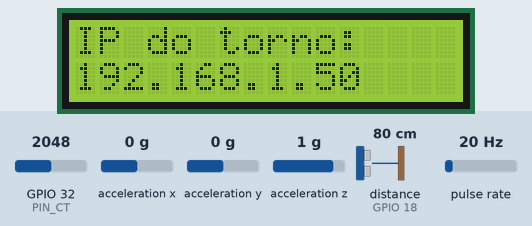
Recording of a sketch running on a simulated ESP32. Parts: 16×2 character LCD. Wiring (inferred from the names in the program): ultrasonic range finder: trigger GPIO 5; echo GPIO 18; pulse sensor: data GPIO 25; MPU-6050 motion sensor at I2C address 0x68. The test bench sets the inputs (shaded band); at power-on: GPIO 32 (PIN_CT) = 2048, acceleration x 0 g, acceleration y 0 g, acceleration z 1 g, distance to the obstacle (sensor on GPIO 18) 80 cm, pulse rate 20 Hz. The echo pulse lasts 58.3 µs per cm; WiFi joins after 1.5 s; servers stay silent unless stated; what the sketch prints to the serial monitor is not drawn.

Above: at 1.7 s.

The sketch:

torno_lathevision_esp32.ino
```cpp
/*
 * LATHEVISION - ESP32 -> servidor web (HTTP) no IP local -> painel
 *
 * Sensores:
 *   - SCT-013 (corrente elétrica)   -> GPIO 32 (ADC)
 *   - MPU6050 (vibração)            -> I2C: SDA 21, SCL 22
 *   - Display LCD 16x2 I2C          -> mesmo I2C (SDA 21, SCL 22), endereço 0x27 ou 0x3F
 *   - Encoder (velocidade / RPM)    -> GPIO 25 (canal A)
 *   - HC-SR04 (nível de óleo)       -> TRIG 5, ECHO 18
 *
 * O ESP32 vira um site simples na porta 80 (HTTP comum):
 *   http://<IP do ESP32>/        -> o próprio painel LatheVision (arquivo painel.h)
 *   http://<IP do ESP32>/dados   -> as leituras em JSON, atualizadas a cada 1 segundo:
 *     {"vibracao":0.350,"corrente":7.40,"rpm":1400,"oleo_cm":12.3,"rssi":-58}
 * O painel pede /dados a cada segundo. A rota /dados libera o acesso (CORS), então
 * o painel também funciona aberto como arquivo no computador (index.html).
 *
 * O IP aparece no display LCD e no Monitor Serial depois que o Wi-Fi conecta.
 *
 * Bibliotecas (Gerenciador de Bibliotecas da Arduino IDE):
 *   - "LiquidCrystal I2C" de Frank de Brabander
 *   (WiFi, WebServer e Wire já vêm com a placa ESP32)
 * Placa: ESP32 Dev Module (ESP32 DevKit V1).
 */

#include <WiFi.h>
#include <WebServer.h>
#include <Wire.h>
#include <LiquidCrystal_I2C.h>
#include "painel.h"   // o painel (index.html) guardado dentro do ESP32

// ---------------- Rede ----------------
const char* WIFI_SSID  = "SUA_REDE";
const char* WIFI_SENHA = "SUA_SENHA";   // não envie o código com a senha real para o GitHub

// (Opcional) IP fixo, para o IP não mudar quando o roteador reiniciar.
// Deixe USAR_IP_FIXO = false para receber o IP do roteador (DHCP).
const bool USAR_IP_FIXO = false;
IPAddress IP_FIXO(192, 168, 0, 50);
IPAddress GATEWAY(192, 168, 0, 1);
IPAddress MASCARA(255, 255, 255, 0);

// ---------------- Pinos ----------------
const int PIN_TRIG = 5;    // HC-SR04 (óleo)
const int PIN_ECHO = 18;
const int PIN_ENC  = 25;   // encoder
const int PIN_CT   = 32;   // SCT-013 (ADC)
const int PIN_SDA  = 21;   // I2C (MPU6050 + LCD)
const int PIN_SCL  = 22;
const int MPU_ADDR = 0x68; // MPU6050

// ---------------- Display LCD ----------------
const int LCD_COLUNAS = 16;
const int LCD_LINHAS  = 2;
// O endereço do LCD é descoberto sozinho (0x27 ou 0x3F, os mais comuns).

// ---------------- Calibração ----------------
const int   PPR              = 20;    // pulsos do encoder por volta (confira na ficha do seu encoder)
const float AMPERES_POR_VOLT = 30.0;  // SCT-013-030 = 30 A : 1 V (ajuste ao seu modelo)
const float LSB_POR_G        = 16384.0; // MPU6050 na escala de ±2 g

// ---------------- Estado ----------------
volatile unsigned long pulsos = 0;
unsigned long pulsosAnteriores = 0;
unsigned long ultimoCalculo = 0;
unsigned long ultimaLeitura = 0;
char jsonAtual[200] = "{}";   // última leitura, entregue em /dados

WebServer servidor(80);
LiquidCrystal_I2C* lcd = nullptr;   // fica nullptr se nenhum LCD for encontrado

void IRAM_ATTR contarPulso() {
  pulsos++;
}

// ================= Display LCD =================
bool existeNoI2C(uint8_t endereco) {
  Wire.beginTransmission(endereco);
  return Wire.endTransmission() == 0;
}

void iniciarLCD() {
  uint8_t endereco = 0;
  if (existeNoI2C(0x27)) endereco = 0x27;
  else if (existeNoI2C(0x3F)) endereco = 0x3F;

  if (endereco == 0) {
    Serial.println("[LCD] Nenhum display encontrado (0x27 / 0x3F). Seguindo sem LCD.");
    return;
  }
  lcd = new LiquidCrystal_I2C(endereco, LCD_COLUNAS, LCD_LINHAS);
  lcd->init();
  lcd->backlight();
  Serial.printf("[LCD] Display encontrado no endereço 0x%02X\n", endereco);
}

// Escreve duas linhas no LCD (corta o que passar de 16 caracteres)
void lcdMostrar(const String& linha1, const String& linha2) {
  if (!lcd) return;
  lcd->clear();
  lcd->setCursor(0, 0);
  lcd->print(linha1.substring(0, LCD_COLUNAS));
  lcd->setCursor(0, 1);
  lcd->print(linha2.substring(0, LCD_COLUNAS));
}

// ================= Wi-Fi =================
void conectarWiFi() {
  WiFi.mode(WIFI_STA);
  WiFi.setSleep(false);   // responde mais rápido ao painel
  if (USAR_IP_FIXO) WiFi.config(IP_FIXO, GATEWAY, MASCARA, GATEWAY);
  WiFi.begin(WIFI_SSID, WIFI_SENHA);

  lcdMostrar("Conectando Wi-Fi", WIFI_SSID);
  Serial.print("Conectando ao Wi-Fi");
  while (WiFi.status() != WL_CONNECTED) {
    delay(500);
    Serial.print(".");
  }

  String ip = WiFi.localIP().toString();
  Serial.println(" OK");
  Serial.println("Painel: digite este IP no painel ou abra http://" + ip + "/ no navegador");
  lcdMostrar("IP do torno:", ip);
}

// ================= Servidor web =================
// Cabeçalhos que deixam o painel aberto como arquivo (ou de outro endereço) ler os dados
void liberarAcesso() {
  servidor.sendHeader("Access-Control-Allow-Origin", "*");
  servidor.sendHeader("Access-Control-Allow-Methods", "GET, OPTIONS");
  servidor.sendHeader("Access-Control-Allow-Headers", "*");
  servidor.sendHeader("Access-Control-Allow-Private-Network", "true");
  servidor.sendHeader("Cache-Control", "no-store");
}

void rotaPainel() {
  // send_P lê direto da memória flash, sem copiar o painel inteiro para a RAM
  servidor.send_P(200, "text/html; charset=utf-8", PAINEL_HTML, sizeof(PAINEL_HTML) - 1);
}

void rotaDados() {
  liberarAcesso();
  servidor.send(200, "application/json", jsonAtual);
}

void rotaPreflight() {   // pedido de "permissão" que alguns navegadores fazem antes
  liberarAcesso();
  servidor.send(204);
}

void rotaNaoEncontrada() {
  liberarAcesso();
  servidor.send(404, "text/plain; charset=utf-8", "Nao encontrado. Use / (painel) ou /dados.");
}

void iniciarServidor() {
  servidor.on("/", HTTP_GET, rotaPainel);
  servidor.on("/dados", HTTP_GET, rotaDados);
  servidor.on("/dados", HTTP_OPTIONS, rotaPreflight);
  servidor.onNotFound(rotaNaoEncontrada);
  servidor.begin();
  Serial.println("[WEB] Servidor iniciado na porta 80");
}

// ================= Nível de óleo (HC-SR04) =================
float lerDistanciaCm() {
  digitalWrite(PIN_TRIG, LOW);
  delayMicroseconds(2);
  digitalWrite(PIN_TRIG, HIGH);
  delayMicroseconds(10);
  digitalWrite(PIN_TRIG, LOW);

  long duracao = pulseIn(PIN_ECHO, HIGH, 30000); // timeout de 30 ms (~5 m)
  if (duracao == 0) return -1;                    // sem eco
  return duracao * 0.0343 / 2.0;
}

// ================= Velocidade (encoder) =================
float lerRPM() {
  unsigned long agora = millis();
  unsigned long dt = agora - ultimoCalculo;

  noInterrupts();
  unsigned long atual = pulsos;
  interrupts();

  float rpm = 0;
  if (dt > 0) {
    rpm = ((atual - pulsosAnteriores) / (float)PPR) * (60000.0 / dt);
  }
  pulsosAnteriores = atual;
  ultimoCalculo = agora;
  return rpm;
}

// ================= Corrente (SCT-013) =================
// Mede o valor RMS da parte alternada do sinal (sem o nível de 1,65 V do divisor de tensão)
float lerCorrente() {
  const int N = 2000;
  double soma = 0, soma2 = 0;

  for (int i = 0; i < N; i++) {
    double mv = analogReadMilliVolts(PIN_CT);
    soma += mv;
    soma2 += mv * mv;
  }

  double media = soma / N;
  double variancia = soma2 / N - media * media;
  if (variancia < 0) variancia = 0;

  double vrms = sqrt(variancia) / 1000.0; // volts
  return vrms * AMPERES_POR_VOLT;
}

// ================= Vibração (MPU6050) =================
void iniciarMPU() {
  Wire.beginTransmission(MPU_ADDR);
  Wire.write(0x6B);  // PWR_MGMT_1
  Wire.write(0);     // acorda o sensor
  Wire.endTransmission(true);
}

int16_t lerInt16() {
  uint8_t hi = Wire.read();
  uint8_t lo = Wire.read();
  return (int16_t)((hi << 8) | lo);
}

bool lerAceleracao(float &x, float &y, float &z) {
  Wire.beginTransmission(MPU_ADDR);
  Wire.write(0x3B);  // ACCEL_XOUT_H
  if (Wire.endTransmission(false) != 0) return false;

  // Tipos explícitos: com "int" o compilador do ESP32 não sabe qual requestFrom usar (erro "ambiguous")
  Wire.requestFrom((uint8_t)MPU_ADDR, (uint8_t)6, true);
  if (Wire.available() < 6) return false;

  x = lerInt16() / LSB_POR_G;
  y = lerInt16() / LSB_POR_G;
  z = lerInt16() / LSB_POR_G;
  return true;
}

// RMS da variação da aceleração em ~200 ms, em g (tira a gravidade e a inclinação)
float lerVibracao() {
  const int N = 100;
  float ax[N], ay[N], az[N];
  int n = 0;

  for (int i = 0; i < N; i++) {
    float x, y, z;
    if (lerAceleracao(x, y, z)) {
      ax[n] = x; ay[n] = y; az[n] = z;
      n++;
    }
    delay(2);
  }
  if (n < 10) return -1;  // leitura inválida

  float mx = 0, my = 0, mz = 0;
  for (int i = 0; i < n; i++) { mx += ax[i]; my += ay[i]; mz += az[i]; }
  mx /= n; my /= n; mz /= n;

  double soma = 0;
  for (int i = 0; i < n; i++) {
    float dx = ax[i] - mx, dy = ay[i] - my, dz = az[i] - mz;
    soma += dx * dx + dy * dy + dz * dz;
  }
  return sqrt(soma / n);
}

// ================= Leituras =================
void atualizarLeituras() {
  float rpm      = lerRPM();
  float corrente = lerCorrente();
  float vibracao = lerVibracao();
  float oleoCm   = lerDistanciaCm();

  snprintf(jsonAtual, sizeof(jsonAtual),
           "{\"vibracao\":%.3f,\"corrente\":%.2f,\"rpm\":%.0f,\"oleo_cm\":%.1f,\"rssi\":%d}",
           vibracao, corrente, rpm, oleoCm, (int)WiFi.RSSI());
  Serial.println(jsonAtual);
}

// ================= Setup e loop =================
void setup() {
  Serial.begin(115200);

  pinMode(PIN_TRIG, OUTPUT);
  pinMode(PIN_ECHO, INPUT);
  pinMode(PIN_ENC, INPUT_PULLUP);
  attachInterrupt(digitalPinToInterrupt(PIN_ENC), contarPulso, RISING);

  analogSetPinAttenuation(PIN_CT, ADC_11db);  // faixa de 0 a ~3,1 V

  Wire.begin(PIN_SDA, PIN_SCL);
  iniciarLCD();
  iniciarMPU();
  conectarWiFi();
  iniciarServidor();

  ultimoCalculo = millis();
  ultimaLeitura = millis();
}

void loop() {
  if (WiFi.status() != WL_CONNECTED) {
    lcdMostrar("Wi-Fi caiu", "Reconectando...");
    conectarWiFi();   // mostra o IP de novo no LCD quando voltar
  }

  servidor.handleClient();

  if (millis() - ultimaLeitura >= 1000) {
    ultimaLeitura = millis();
    atualizarLeituras();
  }
}
```

Source omitted: painel.h (56010 bytes)
